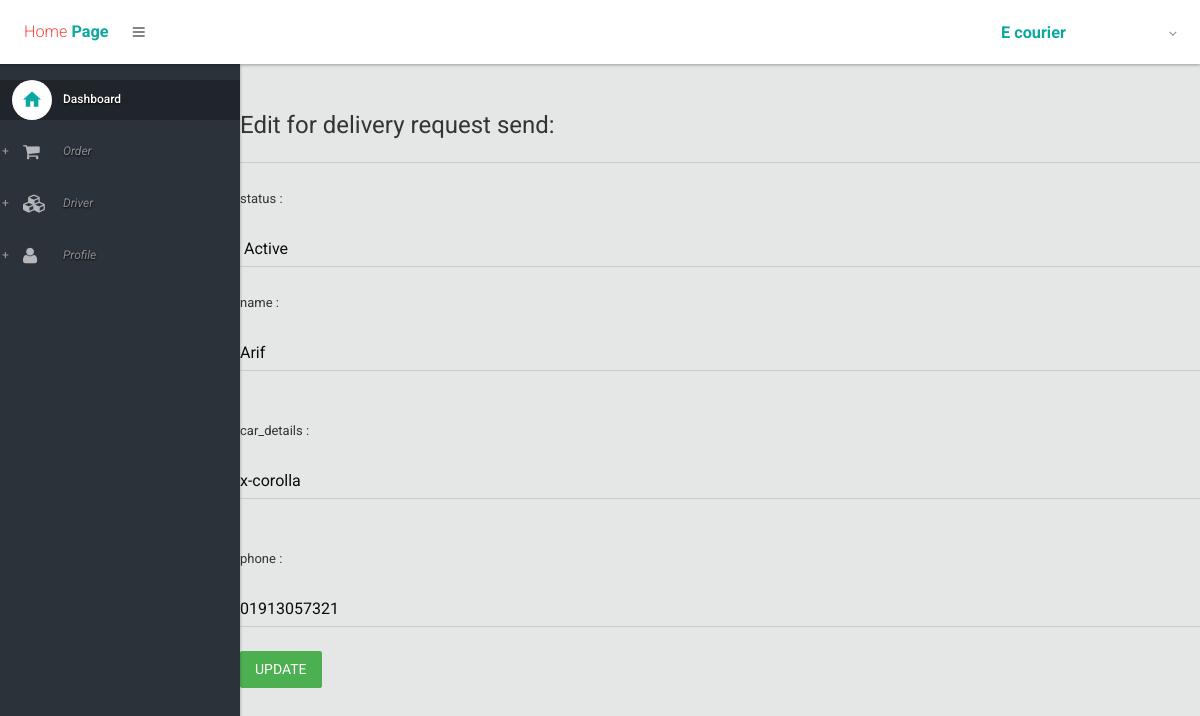
Page /edit/1/ on the committed database.
### driver/models.py (models this page shows, shortened)
class driver_profile(models.Model):
	user = models.OneToOneField(User, on_delete=models.CASCADE)
	name = models.CharField(max_length=100)
	car_details = models.TextField()
	phone = models.CharField(max_length=12,null=False, blank=False, unique=True)
	status = models.CharField(max_length=100,choices=STATUS_CHOICES, default="Active")
	image = models.ImageField(default='default.jpg', upload_to='profile_pics')
	def __str__(self):
		return f'{self.user.username} driver Profile {self.car_details}'

### driver/views.py (the view)
# urls.py: path('edit/<id>/', views.edit,name='edit'),
def edit(request,id):
	driver_list=driver_profile.objects.get(pk=id)
	print(driver_list)
	return render(request,'edit.html',{'driver_list':driver_list})

### driver/templates/edit.html (shortened to what this page needs)
<!DOCTYPE html>
{% extends 'layout.html' %}
{% load bootstrap3 %}
{% block body %}
<html>
<head>
</head>
<body>
	<div class="small_div">
	<div class="container">
		<br>
	<h2>Edit for delivery request send:</h2>
	<hr>
	<form action ="/update/{{driver_list.id}}">
			<label class="form-group" for="status">status : </label>
		<select  class="form-control" type="text"name="status">
			<option value="{{driver_list.status}}" selected>{{driver_list.status}}</option>
  </select>
		<br>
			<label class="form-group" for="name">name : </label>
			<input class="form-control" type="text" name="name" value="{{driver_list.user}}" placeholder="{{driver_list.user}}">
		<br>
		<br>
			<label class="form-group" for="car_details">car_details : </label>
			<input class="form-control" type="text" name="car_details" value="{{driver_list.car_details}}" placeholder="{{driver_list.car_details}}">
		<br>
		<br>
		<label class="form-group" for="phone">phone : </label>
		<input class="form-control" type="text" name="phone" value="{{driver_list.phone}}" placeholder="{{driver_list.phone}}">
		<br>
		<input class="btn btn-success" type="submit" value="update">
	</form>
</div>
</div>
</body>
</html>
{% endblock %}

### rows in the picture
driver_profile: status "Active", name "Arif", car_details "x-corolla", phone "01913057321"
